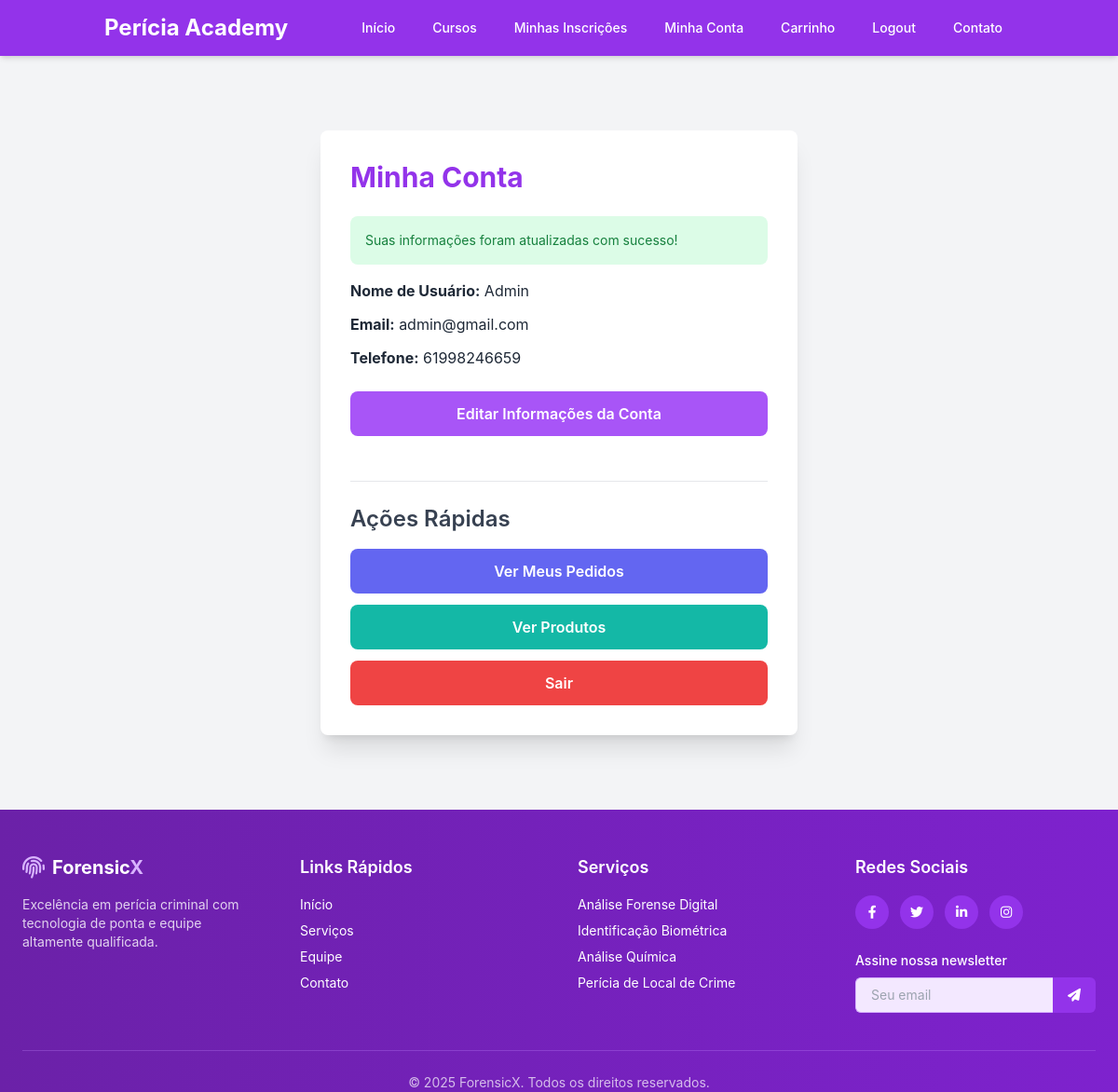
Page /account.php (signed in) on the committed database.
### tables this page shows
CREATE TABLE `clientes` (
  `id` int(11) NOT NULL,
  `nome_utilizador` varchar(50) NOT NULL,
  `email` varchar(100) NOT NULL,
  `telefone` varchar(20) DEFAULT NULL,
  `senha` varchar(255) NOT NULL,
  `criado_em` timestamp NOT NULL DEFAULT current_timestamp()
);

### account.php (the view, shortened to what this page needs)
<?php
require_once 'config.php';
$id_cliente_logado = $_SESSION['client_id'];
$cliente_info = null;
$mensagem_conta = '';
if(isset($_SESSION['mensagem_conta_atualizada'])){
    $mensagem_conta = "<div class='mb-4 p-4 text-sm text-green-700 bg-green-100 rounded-lg' role='alert'>" . $_SESSION['mensagem_conta_atualizada'] . "</div>";
}
try {
    $stmt = $pdo->prepare("SELECT nome_utilizador, email, telefone FROM clientes WHERE id = :id_cliente");
    $stmt->execute([':id_cliente' => $id_cliente_logado]);
    $cliente_info = $stmt->fetch();
} catch (PDOException $e) {
    error_log("Erro ao buscar dados da conta: " . $e->getMessage());
    $mensagem_conta = "<div class='mb-4 p-4 text-sm text-red-700 bg-red-100 rounded-lg' role='alert'>Erro ao carregar os dados da sua conta.</div>";
}
$client_name_display = $cliente_info['nome_utilizador'] ?? ($_SESSION['client_name'] ?? 'Cliente');
$client_email_display = $cliente_info['email'] ?? ($_SESSION['client_email'] ?? 'Não informado');
$client_phone_display = $cliente_info['telefone'] ?? 'Não informado';
?>
<!DOCTYPE html>
<html lang="pt-BR">
<head>
    <script src="https://cdn.tailwindcss.com"></script>
</head>
<body class="bg-gray-100 text-gray-800">
    <?php include 'header.php'; ?>
    <main class="flex-grow container mx-auto px-6 py-12 md:py-20">
        <div class="max-w-lg mx-auto bg-white p-8 rounded-lg shadow-xl">
            <h1 class="text-3xl font-bold text-purple-600 mb-6">Minha Conta</h1>
            <?php if ($mensagem_conta): echo $mensagem_conta; endif; ?>
            <?php if ($cliente_info): ?>
            <div class="space-y-3 mb-6">
                <p><strong>Nome de Usuário:</strong> <?php echo htmlspecialchars($client_name_display); ?></p>
                <p><strong>Email:</strong> <?php echo htmlspecialchars($client_email_display); ?></p>
                <p><strong>Telefone:</strong> <?php echo htmlspecialchars($client_phone_display); ?></p>
            </div>
            <a href="editar_conta.php" class="inline-block w-full text-center bg-purple-500 hover:bg-purple-600 text-white font-semibold py-3 px-4 rounded-lg transition duration-300 mb-4">
                Editar Informações da Conta
            </a>
            <?php else: ?>
                <p>Não foi possível carregar as informações da sua conta.</p>
            <?php endif; ?>
            <div class="mt-8 border-t pt-6">
                <h2 class="text-2xl font-semibold text-gray-700 mb-4">Ações Rápidas</h2>
                <div class="space-y-3">
                    <a href="meus_pedidos.php" class="block w-full text-center bg-indigo-500 hover:bg-indigo-600 text-white font-semibold py-3 px-4 rounded-lg transition duration-300">
                        Ver Meus Pedidos
                    </a>
                    <a href="cursos.php" class="block w-full text-center bg-teal-500 hover:bg-teal-600 text-white font-semibold py-3 px-4 rounded-lg transition duration-300">
                        Ver Produtos
                    </a>
                    <a href="logout.php" class="block w-full text-center bg-red-500 hover:bg-red-600 text-white font-semibold py-3 px-4 rounded-lg transition duration-300">
                        Sair
                    </a>
                </div>
            </div>
        </div>
    </main>
    <?php include 'footer.php'; ?>
</body>
</html>

### account.php (style rules this page uses)
body { font-family: 'Inter', sans-serif; display: flex; flex-direction: column; min-height: 100vh; }

### rows in the picture
clientes: nome_utilizador "Admin", email "admin@gmail.com", telefone "61998246659"

### other values in the picture
$_SESSION['mensagem_conta_atualizada'] "Suas informações foram atualizadas com sucesso!"
